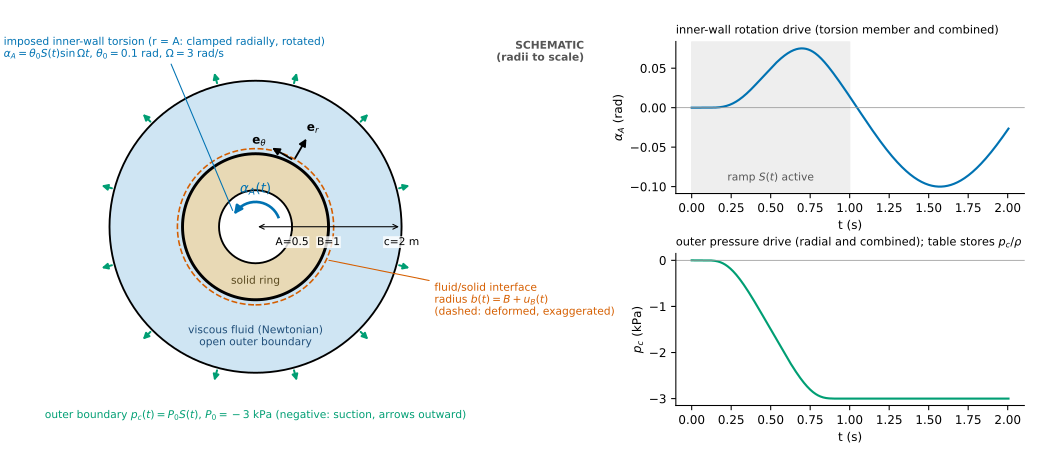

The Python source for this figure:
#!/usr/bin/env python3
"""Figure 1 (schematic, vector): geometry and loading of radialTorsionalRing.
Left: SCHEMATIC of the annulus (drawn to scale in radius: A = 0.5, B = 1, c = 2 m; the deformation of the interface is exaggerated).
Right: the two drives, plotted from the tutorial's own tables constant/timeVsAngle (alpha_A, tabulated in degrees, converted to rad) and constant/pcTable (p_c/rho in m^2 s^-2, with rho = 1000 kg m^-3 numerically equal to p_c in kPa).
Usage: python3 fig1_geometry.py [TUTORIAL_DIR] [OUT_PREFIX]   (defaults: .. and fig1_geometry)"""
import os, re, sys
import numpy as np
import matplotlib
matplotlib.use("Agg")
matplotlib.rcParams.update({"svg.fonttype": "path", "font.size": 9, "font.family": "DejaVu Sans"})
import matplotlib.pyplot as plt
from matplotlib.patches import Wedge, Circle, FancyArrowPatch, Arc
TUT = sys.argv[1] if len(sys.argv) > 1 else os.path.join(os.path.dirname(os.path.abspath(__file__)), "..")
OUT = sys.argv[2] if len(sys.argv) > 2 else "fig1_geometry"
OI = dict(blue="#0072B2", orange="#E69F00", green="#009E73", verm="#D55E00", purple="#CC79A7", sky="#56B4E9", grey="#555555")
def table(name):
    a = np.array([[float(x) for x in m] for m in re.findall(r"\(\s*([-\d.eE+]+)\s+([-\d.eE+]+)\s*\)", open(os.path.join(TUT, "constant", name)).read())])
    return a[:, 0], a[:, 1]
t, ang = table("timeVsAngle"); tp, pc = table("pcTable")
ang = np.radians(ang)      # constant/timeVsAngle is tabulated in degrees (fixedRotation); peak 5.7296 deg = 0.1 rad
A, B, c = 0.5, 1.0, 2.0
fig = plt.figure(figsize=(11.0, 4.8))
ax = fig.add_axes([0.0, 0.02, 0.56, 0.96]); ax.set_aspect("equal"); ax.axis("off")
ax.add_patch(Wedge((0, 0), c, 0, 360, width=c - B, facecolor="#cfe5f3", edgecolor="none"))
ax.add_patch(Wedge((0, 0), B, 0, 360, width=B - A, facecolor="#e8d9b5", edgecolor="none", hatch="////", linewidth=0))
for r, lw, ls in ((A, 1.4, "-"), (B, 2.2, "-"), (c, 1.4, "-")):
    ax.add_patch(Circle((0, 0), r, fill=False, lw=lw, ls=ls, edgecolor="k"))
th = np.linspace(0, 2 * np.pi, 400); bd = B * (1 + 0.06 * np.cos(2 * th) * 0)           # deformed interface, schematic (breathing: uniform)
ax.add_patch(Circle((0, 0), B * 1.07, fill=False, lw=1.2, ls="--", edgecolor=OI["verm"]))
ax.text(0.0, -0.74, "solid ring", ha="center", va="center", fontsize=8, color="#5a4a20")
ax.text(0.0, -1.5, "viscous fluid (Newtonian)\nopen outer boundary", ha="center", va="center", fontsize=8, color="#1f4e79")
# radial dimension line along +x: A, B, c
ax.annotate("", xy=(c, 0.0), xytext=(0, 0.0), arrowprops=dict(arrowstyle="<->", lw=0.8, color="k"))
for r, lab in ((A, "A=0.5"), (B, "B=1"), (c, "c=2 m")):
    ax.plot([r, r], [-0.05, 0.05], color="k", lw=0.8); ax.text(r, -0.14, lab, ha="center", va="top", fontsize=8, bbox=dict(fc="white", ec="none", pad=0.6, alpha=0.8))
# imposed inner torsion (arc at r = 0.36 inside the ring hole)
ax.add_patch(Arc((0, 0), 2 * 0.34, 2 * 0.34, theta1=20, theta2=140, lw=2, color=OI["blue"]))
ax.add_patch(FancyArrowPatch((0.34 * np.cos(np.radians(138)), 0.34 * np.sin(np.radians(138))), (0.34 * np.cos(np.radians(150)), 0.34 * np.sin(np.radians(150))), arrowstyle="-|>", mutation_scale=12, color=OI["blue"], lw=2))
ax.text(0.0, 0.47, r"$\alpha_A(t)$", color=OI["blue"], fontsize=10, ha="center")
ax.annotate("imposed inner-wall torsion (r = A: clamped radially, rotated)\n" + r"$\alpha_A=\theta_0 S(t)\sin\Omega t$, $\theta_0=0.1$ rad, $\Omega=3$ rad/s", xy=(-0.30, 0.19), xytext=(-3.45, 2.45), fontsize=8, color=OI["blue"], arrowprops=dict(arrowstyle="-", color=OI["blue"], lw=0.8), ha="left", va="center")
# outer pressure (negative: directed outward)
for a in np.radians(np.arange(15, 360, 30)):
    ax.add_patch(FancyArrowPatch((c * np.cos(a), c * np.sin(a)), ((c + 0.22) * np.cos(a), (c + 0.22) * np.sin(a)), arrowstyle="-|>", mutation_scale=9, color=OI["green"], lw=1.5))
ax.text(0, -2.62, r"outer boundary $p_c(t)=P_0S(t)$, $P_0=-3$ kPa (negative: suction, arrows outward)", ha="center", fontsize=8, color=OI["green"])
# interface label and directions
ax.annotate("fluid/solid interface\nradius $b(t)=B+u_B(t)$\n(dashed: deformed, exaggerated)", xy=(B * 1.07 * np.cos(np.radians(-25)), B * 1.07 * np.sin(np.radians(-25))), xytext=(2.45, -1.0), fontsize=8, color=OI["verm"], arrowprops=dict(arrowstyle="-", color=OI["verm"], lw=0.8), ha="left", va="center")
a0 = np.radians(60); P0 = ((B + 0.05) * np.cos(a0), (B + 0.05) * np.sin(a0))
er = np.array([np.cos(a0), np.sin(a0)]); et = np.array([-np.sin(a0), np.cos(a0)])
ax.add_patch(FancyArrowPatch(P0, tuple(np.array(P0) + 0.38 * er), arrowstyle="-|>", mutation_scale=11, color="k", lw=1.4))
ax.add_patch(FancyArrowPatch(P0, tuple(np.array(P0) + 0.38 * et), arrowstyle="-|>", mutation_scale=11, color="k", lw=1.4))
ax.text(*(np.array(P0) + 0.52 * er), r"$\mathbf{e}_r$", fontsize=9, ha="center", va="center"); ax.text(*(np.array(P0) + 0.55 * et), r"$\mathbf{e}_\theta$", fontsize=9, ha="center", va="center")
ax.text(4.5, 2.55, "SCHEMATIC\n(radii to scale)", fontsize=8, fontweight="bold", color=OI["grey"], ha="right", va="top")
ax.set_xlim(-3.5, 4.6); ax.set_ylim(-2.8, 2.7)
# drives
a1 = fig.add_axes([0.64, 0.58, 0.33, 0.33]); a1.plot(t, ang, color=OI["blue"], lw=1.6); a1.axhline(0, color="#999999", lw=0.6)
a1.set_ylabel(r"$\alpha_A$ (rad)"); a1.set_xlabel("t (s)"); a1.set_title("inner-wall rotation drive (torsion member and combined)", fontsize=8.5, loc="left")
a1.axvspan(0, 1, color="#eeeeee", zorder=0); a1.text(0.5, -0.095, r"ramp $S(t)$ active", ha="center", va="bottom", fontsize=8, color=OI["grey"])
a2 = fig.add_axes([0.64, 0.12, 0.33, 0.33]); a2.plot(tp, pc, color=OI["green"], lw=1.6); a2.axhline(0, color="#999999", lw=0.6)
a2.set_ylabel(r"$p_c$ (kPa)"); a2.set_xlabel("t (s)"); a2.set_title(r"outer pressure drive (radial and combined); table stores $p_c/\rho$", fontsize=8.5, loc="left")
for a in (a1, a2):
    for s in ("top", "right"): a.spines[s].set_visible(False)
fig.savefig(OUT + ".svg"); fig.savefig(OUT + ".png", dpi=170)
with open(OUT + ".svg") as fh: _t = [ln.rstrip() for ln in fh.read().split("\n")]       # no trailing whitespace (repository whitespace check)
with open(OUT + ".svg", "w") as fh: fh.write("\n".join(_t))
print("written", OUT, "alpha_A max %.4f rad, p_c/rho min %.3f" % (ang.max(), pc.min()))
